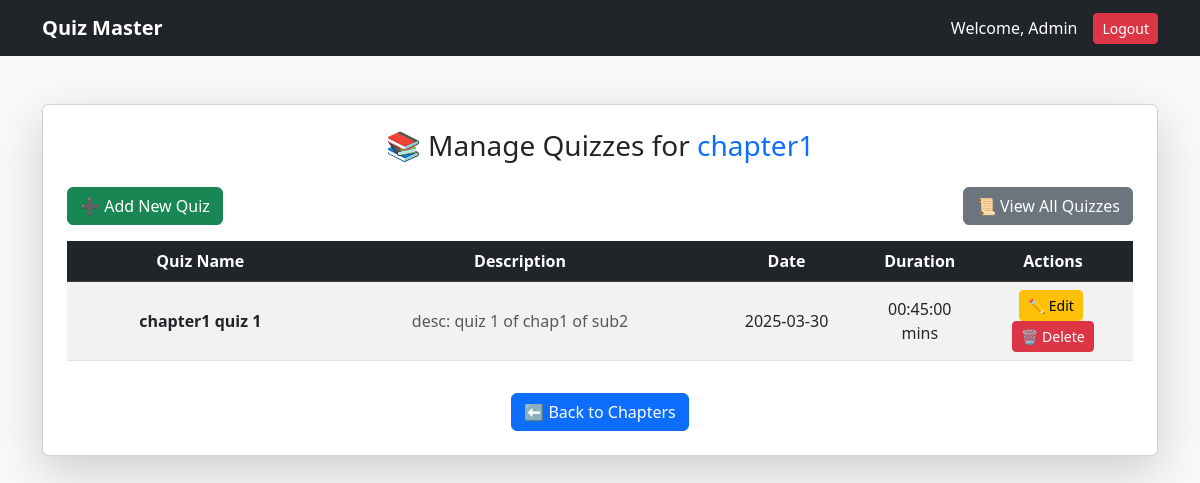
The page /admin/chapters/2/quizzes (signed in) on the database as committed earlier.
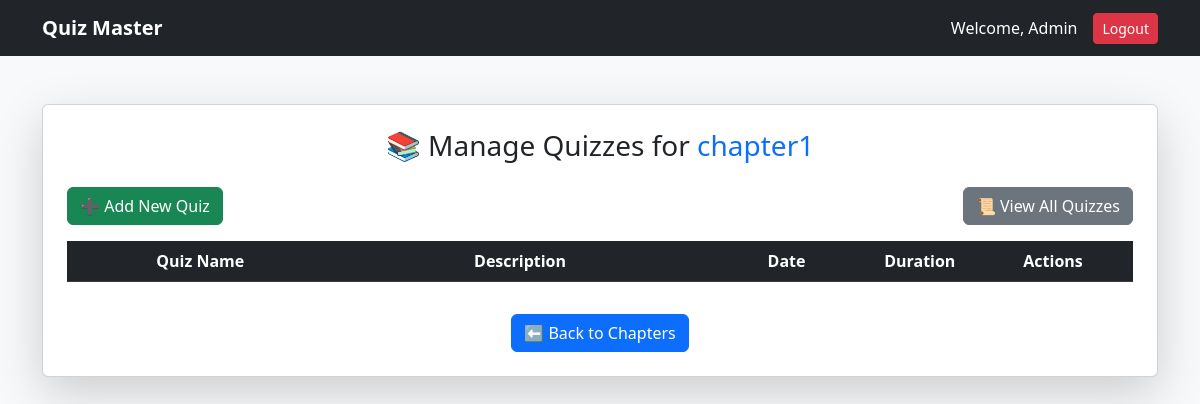
The same page on the database as committed later.
### models/models.py (models this page shows)
class Quiz(db.Model):
    id = db.Column(db.Integer, primary_key=True)
    name = db.Column(db.String(255), nullable=False, unique=True)
    description = db.Column(db.Text, nullable=True)
    chapter_id = db.Column(db.Integer, db.ForeignKey("chapter.id", ondelete="CASCADE"), nullable=False)
    date = db.Column(db.Date, nullable=False)
    duration = db.Column(db.Time, nullable=False)
    chapter = db.relationship("Chapter", backref=db.backref("quizzes", cascade="all, delete-orphan"))
    scores = db.relationship("Scores", back_populates="quiz", lazy=True, cascade="all, delete-orphan", overlaps="quiz_scores,scores")

### controllers/admin_routes.py (the view)
@admin_blueprint.route("/chapters/<int:chapter_id>/quizzes")
@admin_required
def manage_quizzes(chapter_id):
    chapter = Chapter.query.get_or_404(chapter_id)
    return render_template("admin/admin_quizzes.html", chapter=chapter, quizzes=chapter.quizzes)

### app.py (called while the page is built)
@app.context_processor
def inject_user():
    return dict(current_user=current_user)

@login_manager.user_loader
def load_user(user_id):
    return User.query.get(int(user_id))

### templates/admin/admin_quizzes.html (shortened to what this page needs)
<!DOCTYPE html>
<html lang="en">
<head>
    <link href="https://cdn.jsdelivr.net/npm/bootstrap@5.3.0/dist/css/bootstrap.min.css" rel="stylesheet">
</head>
<body class="bg-light">
    <nav class="navbar navbar-expand-lg navbar-dark bg-dark">
        <div class="container">
            <a class="navbar-brand fw-bold" href="{{ url_for('admin.admin_dashboard') }}">Quiz Master</a>
            <div class="ms-auto d-flex align-items-center">
                <span class="text-white me-3">Welcome, Admin</span>
                <a href="{{ url_for('auth.logout') }}" class="btn btn-danger btn-sm">Logout</a>
            </div>
        </div>
    </nav>
<div class="container my-5">
    <div class="card shadow-lg p-4">
        <h3 class="text-center mb-4">📚 Manage Quizzes for <span class="text-primary">{{ chapter.name }}</span></h3>
        <div class="d-flex justify-content-between mb-3">
            <a href="{{ url_for('admin.add_quiz', chapter_id=chapter.id) }}" class="btn btn-success">➕ Add New Quiz</a>
            <a href="{{ url_for('admin.manage_quizzes_all') }}" class="btn btn-secondary">📜 View All Quizzes</a>
        </div>
        <div class="table-responsive">
            <table class="table table-striped text-center align-middle table-hover">
                <thead class="table-dark">
                    <tr>
                        <th style="width: 25%;">Quiz Name</th>
                        <th style="width: 35%;">Description</th>
                        <th style="width: 15%;">Date</th>
                        <th style="width: 10%;">Duration</th>
                        <th style="width: 15%;">Actions</th>
                    </tr>
                </thead>
                <tbody>
                    {% for quiz in chapter.quizzes %}
                    <tr>
                        <td class="fw-bold">{{ quiz.name }}</td>
                        <td class="text-muted">{{ quiz.description }}</td>
                        <td>{{ quiz.date }}</td>
                        <td>{{ quiz.duration }} mins</td>
                        <td>
                            <a href="{{ url_for('admin.edit_quiz', id=quiz.id) }}" class="btn btn-warning btn-sm me-1">✏️ Edit</a>
                            <form action="{{ url_for('admin.delete_quiz', id=quiz.id) }}" method="POST" class="d-inline">
                                <button type="submit" class="btn btn-danger btn-sm">🗑️ Delete</button>
                            </form>
                        </td>
                    </tr>
                    {% endfor %}
                </tbody>
            </table>
        </div>
        <div class="text-center mt-3">
            <a href="{{ url_for('admin.manage_chapters', subject_id=chapter.subject_id) }}" class="btn btn-primary">⬅️ Back to Chapters</a>
        </div>
    </div>
</div>
</body>
</html>

Rows that differ between the two databases and show on the page:
removed Quiz: name "chapter1 quiz 1", description "desc: quiz 1 of chap1 of sub2", date "2025-03-30", duration "00:45:00"
